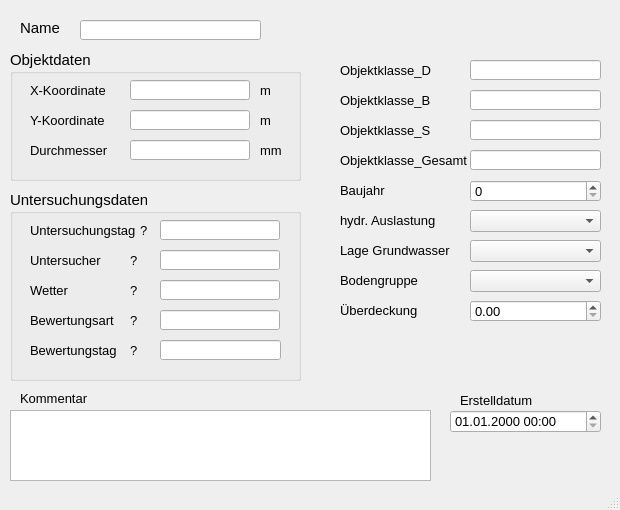
<?xml version="1.0" encoding="UTF-8"?>
<ui version="4.0">
 <class>MainWindow</class>
 <widget class="QMainWindow" name="MainWindow">
  <property name="enabled">
   <bool>true</bool>
  </property>
  <property name="geometry">
   <rect>
    <x>0</x>
    <y>0</y>
    <width>620</width>
    <height>510</height>
   </rect>
  </property>
  <property name="minimumSize">
   <size>
    <width>620</width>
    <height>510</height>
   </size>
  </property>
  <property name="font">
   <font>
    <family>Tahoma</family>
    <pointsize>10</pointsize>
   </font>
  </property>
  <property name="windowTitle">
   <string>MainWindow</string>
  </property>
  <widget class="QWidget" name="centralwidget">
   <widget class="QLabel" name="label">
    <property name="geometry">
     <rect>
      <x>20</x>
      <y>20</y>
      <width>46</width>
      <height>16</height>
     </rect>
    </property>
    <property name="font">
     <font>
      <family>Tahoma</family>
      <pointsize>11</pointsize>
     </font>
    </property>
    <property name="text">
     <string>Name</string>
    </property>
   </widget>
   <widget class="QLabel" name="label_14">
    <property name="geometry">
     <rect>
      <x>20</x>
      <y>390</y>
      <width>81</width>
      <height>16</height>
     </rect>
    </property>
    <property name="text">
     <string>Kommentar</string>
    </property>
   </widget>
   <widget class="QLabel" name="label_70">
    <property name="geometry">
     <rect>
      <x>460</x>
      <y>390</y>
      <width>111</width>
      <height>21</height>
     </rect>
    </property>
    <property name="text">
     <string>Erstelldatum</string>
    </property>
   </widget>
   <widget class="QLineEdit" name="untersuchsch">
    <property name="geometry">
     <rect>
      <x>80</x>
      <y>20</y>
      <width>181</width>
      <height>20</height>
     </rect>
    </property>
    <property name="toolTip">
     <string>&lt;html&gt;&lt;head/&gt;&lt;body&gt;&lt;p&gt;Eindeutige Bezeichnung&lt;/p&gt;&lt;/body&gt;&lt;/html&gt;</string>
    </property>
    <property name="statusTip">
     <string>Eindeutige Bezeichnung</string>
    </property>
   </widget>
   <widget class="QTextEdit" name="kommentar">
    <property name="geometry">
     <rect>
      <x>10</x>
      <y>410</y>
      <width>421</width>
      <height>71</height>
     </rect>
    </property>
    <property name="toolTip">
     <string>&lt;html&gt;&lt;head/&gt;&lt;body&gt;&lt;p&gt;Platz für zusätzliche Kommentare.&lt;/p&gt;&lt;/body&gt;&lt;/html&gt;</string>
    </property>
    <property name="statusTip">
     <string>Platz für zusätzliche Kommentare.</string>
    </property>
   </widget>
   <widget class="QgsDateTimeEdit" name="createdat">
    <property name="geometry">
     <rect>
      <x>450</x>
      <y>410</y>
      <width>151</width>
      <height>23</height>
     </rect>
    </property>
    <property name="currentSection">
     <enum>QDateTimeEdit::DaySection</enum>
    </property>
    <property name="displayFormat">
     <string>dd.MM.yyyy HH:mm</string>
    </property>
   </widget>
   <widget class="QLabel" name="label_47">
    <property name="geometry">
     <rect>
      <x>340</x>
      <y>60</y>
      <width>121</width>
      <height>21</height>
     </rect>
    </property>
    <property name="text">
     <string>Objektklasse_D</string>
    </property>
   </widget>
   <widget class="QLineEdit" name="objektklasse_dichtheit">
    <property name="geometry">
     <rect>
      <x>470</x>
      <y>60</y>
      <width>131</width>
      <height>20</height>
     </rect>
    </property>
   </widget>
   <widget class="QLabel" name="label_48">
    <property name="geometry">
     <rect>
      <x>340</x>
      <y>90</y>
      <width>121</width>
      <height>21</height>
     </rect>
    </property>
    <property name="text">
     <string>Objektklasse_B</string>
    </property>
   </widget>
   <widget class="QLineEdit" name="objektklasse_betriebssicherheit">
    <property name="geometry">
     <rect>
      <x>470</x>
      <y>90</y>
      <width>131</width>
      <height>20</height>
     </rect>
    </property>
   </widget>
   <widget class="QLabel" name="label_49">
    <property name="geometry">
     <rect>
      <x>340</x>
      <y>120</y>
      <width>121</width>
      <height>21</height>
     </rect>
    </property>
    <property name="text">
     <string>Objektklasse_S</string>
    </property>
   </widget>
   <widget class="QLineEdit" name="objektklasse_standsicherheit">
    <property name="geometry">
     <rect>
      <x>470</x>
      <y>120</y>
      <width>131</width>
      <height>20</height>
     </rect>
    </property>
   </widget>
   <widget class="QLabel" name="label_50">
    <property name="geometry">
     <rect>
      <x>340</x>
      <y>150</y>
      <width>131</width>
      <height>21</height>
     </rect>
    </property>
    <property name="text">
     <string>Objektklasse_Gesamt</string>
    </property>
   </widget>
   <widget class="QLineEdit" name="objektklasse_gesamt">
    <property name="geometry">
     <rect>
      <x>470</x>
      <y>150</y>
      <width>131</width>
      <height>20</height>
     </rect>
    </property>
   </widget>
   <widget class="QLabel" name="label_51">
    <property name="geometry">
     <rect>
      <x>340</x>
      <y>180</y>
      <width>121</width>
      <height>21</height>
     </rect>
    </property>
    <property name="text">
     <string>Baujahr</string>
    </property>
   </widget>
   <widget class="QLabel" name="label_52">
    <property name="geometry">
     <rect>
      <x>340</x>
      <y>210</y>
      <width>121</width>
      <height>21</height>
     </rect>
    </property>
    <property name="text">
     <string>hydr. Auslastung</string>
    </property>
   </widget>
   <widget class="QLabel" name="label_53">
    <property name="geometry">
     <rect>
      <x>340</x>
      <y>240</y>
      <width>121</width>
      <height>21</height>
     </rect>
    </property>
    <property name="text">
     <string>Lage Grundwasser</string>
    </property>
   </widget>
   <widget class="QLabel" name="label_55">
    <property name="geometry">
     <rect>
      <x>340</x>
      <y>270</y>
      <width>121</width>
      <height>21</height>
     </rect>
    </property>
    <property name="text">
     <string>Bodengruppe</string>
    </property>
   </widget>
   <widget class="QComboBox" name="hydraulische_auslastung">
    <property name="geometry">
     <rect>
      <x>470</x>
      <y>210</y>
      <width>131</width>
      <height>22</height>
     </rect>
    </property>
    <item>
     <property name="text">
      <string/>
     </property>
    </item>
    <item>
     <property name="text">
      <string>eingehalten</string>
     </property>
    </item>
    <item>
     <property name="text">
      <string>nicht eingehalten</string>
     </property>
    </item>
   </widget>
   <widget class="QComboBox" name="lage_grundwasser">
    <property name="geometry">
     <rect>
      <x>470</x>
      <y>240</y>
      <width>131</width>
      <height>22</height>
     </rect>
    </property>
    <item>
     <property name="text">
      <string/>
     </property>
    </item>
    <item>
     <property name="text">
      <string>kein Grundwasser</string>
     </property>
    </item>
    <item>
     <property name="text">
      <string>im Grundwasser</string>
     </property>
    </item>
    <item>
     <property name="text">
      <string>in der Wechselzone</string>
     </property>
    </item>
    <item>
     <property name="text">
      <string>oberhalb des Grundwassers</string>
     </property>
    </item>
   </widget>
   <widget class="QComboBox" name="bodengruppe">
    <property name="geometry">
     <rect>
      <x>470</x>
      <y>270</y>
      <width>131</width>
      <height>22</height>
     </rect>
    </property>
    <item>
     <property name="text">
      <string/>
     </property>
    </item>
    <item>
     <property name="text">
      <string>Bodengruppe 1</string>
     </property>
    </item>
    <item>
     <property name="text">
      <string>Bodengruppe 2</string>
     </property>
    </item>
    <item>
     <property name="text">
      <string>Bodengruppe 3</string>
     </property>
    </item>
    <item>
     <property name="text">
      <string>Bodengruppe 4</string>
     </property>
    </item>
   </widget>
   <widget class="QSpinBox" name="baujahr">
    <property name="geometry">
     <rect>
      <x>470</x>
      <y>180</y>
      <width>131</width>
      <height>22</height>
     </rect>
    </property>
   </widget>
   <widget class="QLabel" name="label_54">
    <property name="geometry">
     <rect>
      <x>340</x>
      <y>300</y>
      <width>121</width>
      <height>21</height>
     </rect>
    </property>
    <property name="text">
     <string>Überdeckung</string>
    </property>
   </widget>
   <widget class="QDoubleSpinBox" name="ueberdeckung">
    <property name="geometry">
     <rect>
      <x>470</x>
      <y>300</y>
      <width>131</width>
      <height>22</height>
     </rect>
    </property>
   </widget>
   <widget class="QGroupBox" name="groupBox_4">
    <property name="geometry">
     <rect>
      <x>10</x>
      <y>190</y>
      <width>291</width>
      <height>191</height>
     </rect>
    </property>
    <property name="font">
     <font>
      <family>Tahoma</family>
      <pointsize>11</pointsize>
     </font>
    </property>
    <property name="title">
     <string>Untersuchungsdaten</string>
    </property>
    <widget class="QLabel" name="label_61">
     <property name="geometry">
      <rect>
       <x>20</x>
       <y>30</y>
       <width>151</width>
       <height>21</height>
      </rect>
     </property>
     <property name="font">
      <font>
       <family>Tahoma</family>
       <pointsize>10</pointsize>
      </font>
     </property>
     <property name="text">
      <string>Untersuchungstag</string>
     </property>
    </widget>
    <widget class="QLabel" name="label_62">
     <property name="geometry">
      <rect>
       <x>20</x>
       <y>60</y>
       <width>151</width>
       <height>21</height>
      </rect>
     </property>
     <property name="font">
      <font>
       <family>Tahoma</family>
       <pointsize>10</pointsize>
      </font>
     </property>
     <property name="text">
      <string>Untersucher</string>
     </property>
    </widget>
    <widget class="QLabel" name="label_63">
     <property name="geometry">
      <rect>
       <x>20</x>
       <y>90</y>
       <width>151</width>
       <height>21</height>
      </rect>
     </property>
     <property name="font">
      <font>
       <family>Tahoma</family>
       <pointsize>10</pointsize>
      </font>
     </property>
     <property name="text">
      <string>Wetter</string>
     </property>
    </widget>
    <widget class="QLabel" name="label_64">
     <property name="geometry">
      <rect>
       <x>20</x>
       <y>120</y>
       <width>151</width>
       <height>21</height>
      </rect>
     </property>
     <property name="font">
      <font>
       <family>Tahoma</family>
       <pointsize>10</pointsize>
      </font>
     </property>
     <property name="text">
      <string>Bewertungsart</string>
     </property>
    </widget>
    <widget class="QLabel" name="label_65">
     <property name="geometry">
      <rect>
       <x>20</x>
       <y>150</y>
       <width>151</width>
       <height>21</height>
      </rect>
     </property>
     <property name="font">
      <font>
       <family>Tahoma</family>
       <pointsize>10</pointsize>
      </font>
     </property>
     <property name="text">
      <string>Bewertungstag</string>
     </property>
    </widget>
    <widget class="QLabel" name="label_68">
     <property name="geometry">
      <rect>
       <x>120</x>
       <y>150</y>
       <width>16</width>
       <height>21</height>
      </rect>
     </property>
     <property name="font">
      <font>
       <family>Tahoma</family>
       <pointsize>10</pointsize>
      </font>
     </property>
     <property name="text">
      <string>?</string>
     </property>
    </widget>
    <widget class="QLabel" name="label_69">
     <property name="geometry">
      <rect>
       <x>120</x>
       <y>120</y>
       <width>16</width>
       <height>21</height>
      </rect>
     </property>
     <property name="font">
      <font>
       <family>Tahoma</family>
       <pointsize>10</pointsize>
      </font>
     </property>
     <property name="text">
      <string>?</string>
     </property>
    </widget>
    <widget class="QLabel" name="label_71">
     <property name="geometry">
      <rect>
       <x>120</x>
       <y>90</y>
       <width>16</width>
       <height>21</height>
      </rect>
     </property>
     <property name="font">
      <font>
       <family>Tahoma</family>
       <pointsize>10</pointsize>
      </font>
     </property>
     <property name="text">
      <string>?</string>
     </property>
    </widget>
    <widget class="QLabel" name="label_72">
     <property name="geometry">
      <rect>
       <x>120</x>
       <y>60</y>
       <width>16</width>
       <height>21</height>
      </rect>
     </property>
     <property name="font">
      <font>
       <family>Tahoma</family>
       <pointsize>10</pointsize>
      </font>
     </property>
     <property name="text">
      <string>?</string>
     </property>
    </widget>
    <widget class="QLabel" name="label_73">
     <property name="geometry">
      <rect>
       <x>130</x>
       <y>30</y>
       <width>16</width>
       <height>21</height>
      </rect>
     </property>
     <property name="font">
      <font>
       <family>Tahoma</family>
       <pointsize>10</pointsize>
      </font>
     </property>
     <property name="text">
      <string>?</string>
     </property>
    </widget>
    <widget class="QLineEdit" name="untersuchtag">
     <property name="geometry">
      <rect>
       <x>150</x>
       <y>30</y>
       <width>120</width>
       <height>20</height>
      </rect>
     </property>
    </widget>
    <widget class="QLineEdit" name="untersucher">
     <property name="geometry">
      <rect>
       <x>150</x>
       <y>60</y>
       <width>120</width>
       <height>20</height>
      </rect>
     </property>
    </widget>
    <widget class="QLineEdit" name="wetter">
     <property name="geometry">
      <rect>
       <x>150</x>
       <y>90</y>
       <width>120</width>
       <height>20</height>
      </rect>
     </property>
    </widget>
    <widget class="QLineEdit" name="bewertungsart">
     <property name="geometry">
      <rect>
       <x>150</x>
       <y>120</y>
       <width>120</width>
       <height>20</height>
      </rect>
     </property>
     <property name="text">
      <string/>
     </property>
    </widget>
    <widget class="QLineEdit" name="bewertungstag">
     <property name="geometry">
      <rect>
       <x>150</x>
       <y>150</y>
       <width>121</width>
       <height>20</height>
      </rect>
     </property>
    </widget>
   </widget>
   <widget class="QGroupBox" name="groupBox_2">
    <property name="geometry">
     <rect>
      <x>10</x>
      <y>50</y>
      <width>291</width>
      <height>131</height>
     </rect>
    </property>
    <property name="font">
     <font>
      <family>Tahoma</family>
      <pointsize>11</pointsize>
     </font>
    </property>
    <property name="title">
     <string>Objektdaten</string>
    </property>
    <widget class="QLineEdit" name="x">
     <property name="geometry">
      <rect>
       <x>120</x>
       <y>30</y>
       <width>120</width>
       <height>20</height>
      </rect>
     </property>
     <property name="font">
      <font>
       <family>Tahoma</family>
       <pointsize>10</pointsize>
      </font>
     </property>
     <property name="toolTip">
      <string>&lt;html&gt;&lt;head/&gt;&lt;body&gt;&lt;p&gt;Lage-Koordinate (im Projektionssystem des Layers)&lt;/p&gt;&lt;/body&gt;&lt;/html&gt;</string>
     </property>
     <property name="statusTip">
      <string>Lage-Koordinate (im Projektionssystem des Layers)</string>
     </property>
     <property name="readOnly">
      <bool>true</bool>
     </property>
    </widget>
    <widget class="QLabel" name="label_27">
     <property name="geometry">
      <rect>
       <x>250</x>
       <y>90</y>
       <width>41</width>
       <height>21</height>
      </rect>
     </property>
     <property name="font">
      <font>
       <family>Tahoma</family>
       <pointsize>10</pointsize>
      </font>
     </property>
     <property name="text">
      <string>mm</string>
     </property>
    </widget>
    <widget class="QLabel" name="label_6">
     <property name="geometry">
      <rect>
       <x>20</x>
       <y>30</y>
       <width>91</width>
       <height>21</height>
      </rect>
     </property>
     <property name="font">
      <font>
       <family>Tahoma</family>
       <pointsize>10</pointsize>
      </font>
     </property>
     <property name="text">
      <string>X-Koordinate</string>
     </property>
    </widget>
    <widget class="QLabel" name="label_11">
     <property name="geometry">
      <rect>
       <x>250</x>
       <y>30</y>
       <width>41</width>
       <height>21</height>
      </rect>
     </property>
     <property name="font">
      <font>
       <family>Tahoma</family>
       <pointsize>10</pointsize>
      </font>
     </property>
     <property name="text">
      <string>m</string>
     </property>
    </widget>
    <widget class="QLineEdit" name="durchm">
     <property name="geometry">
      <rect>
       <x>120</x>
       <y>90</y>
       <width>120</width>
       <height>20</height>
      </rect>
     </property>
     <property name="font">
      <font>
       <family>Tahoma</family>
       <pointsize>10</pointsize>
      </font>
     </property>
     <property name="toolTip">
      <string>&lt;html&gt;&lt;head/&gt;&lt;body&gt;&lt;p&gt;Standard-Durchmesser nach DIN&lt;/p&gt;&lt;/body&gt;&lt;/html&gt;</string>
     </property>
     <property name="statusTip">
      <string>Standard-Durchmesser nach DIN</string>
     </property>
    </widget>
    <widget class="QLabel" name="label_9">
     <property name="geometry">
      <rect>
       <x>20</x>
       <y>60</y>
       <width>81</width>
       <height>21</height>
      </rect>
     </property>
     <property name="font">
      <font>
       <family>Tahoma</family>
       <pointsize>10</pointsize>
      </font>
     </property>
     <property name="text">
      <string>Y-Koordinate</string>
     </property>
    </widget>
    <widget class="QLineEdit" name="y">
     <property name="geometry">
      <rect>
       <x>120</x>
       <y>60</y>
       <width>120</width>
       <height>20</height>
      </rect>
     </property>
     <property name="font">
      <font>
       <family>Tahoma</family>
       <pointsize>10</pointsize>
      </font>
     </property>
     <property name="toolTip">
      <string>&lt;html&gt;&lt;head/&gt;&lt;body&gt;&lt;p&gt;Lage-Koordinate (im Projektionssystem des Layers)&lt;/p&gt;&lt;/body&gt;&lt;/html&gt;</string>
     </property>
     <property name="statusTip">
      <string>Lage-Koordinate (im Projektionssystem des Layers)</string>
     </property>
     <property name="readOnly">
      <bool>true</bool>
     </property>
    </widget>
    <widget class="QLabel" name="label_12">
     <property name="geometry">
      <rect>
       <x>250</x>
       <y>60</y>
       <width>41</width>
       <height>21</height>
      </rect>
     </property>
     <property name="font">
      <font>
       <family>Tahoma</family>
       <pointsize>10</pointsize>
      </font>
     </property>
     <property name="text">
      <string>m</string>
     </property>
    </widget>
    <widget class="QLabel" name="label_39">
     <property name="geometry">
      <rect>
       <x>20</x>
       <y>90</y>
       <width>81</width>
       <height>21</height>
      </rect>
     </property>
     <property name="font">
      <font>
       <family>Tahoma</family>
       <pointsize>10</pointsize>
      </font>
     </property>
     <property name="text">
      <string>Durchmesser</string>
     </property>
    </widget>
   </widget>
  </widget>
  <widget class="QMenuBar" name="menubar">
   <property name="geometry">
    <rect>
     <x>0</x>
     <y>0</y>
     <width>620</width>
     <height>22</height>
    </rect>
   </property>
  </widget>
  <widget class="QStatusBar" name="statusbar"/>
 </widget>
 <customwidgets>
  <customwidget>
   <class>QgsDateTimeEdit</class>
   <extends>QDateTimeEdit</extends>
   <header>qgsdatetimeedit.h</header>
  </customwidget>
 </customwidgets>
 <tabstops>
  <tabstop>untersuchsch</tabstop>
  <tabstop>durchm</tabstop>
  <tabstop>untersuchtag</tabstop>
  <tabstop>createdat</tabstop>
  <tabstop>kommentar</tabstop>
 </tabstops>
 <resources/>
 <connections/>
</ui>
